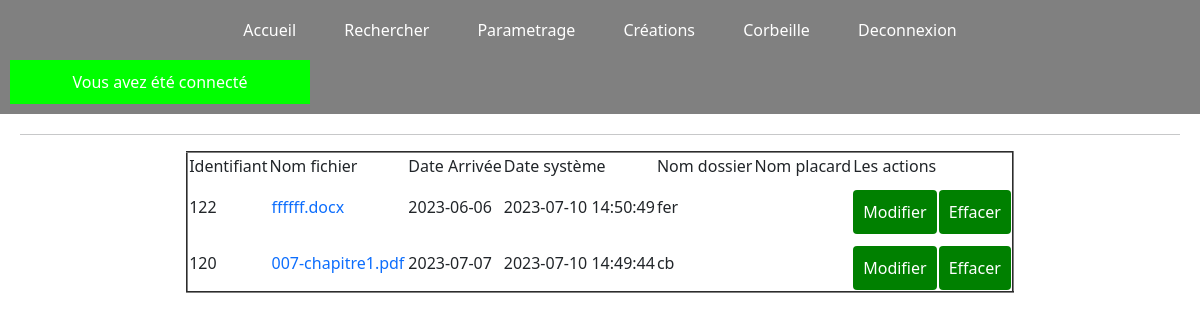
Page /upload.php (signed in) on the committed database.
### tables this page shows
CREATE TABLE `ged_files` (
  `id` int(11) NOT NULL,
  `name` varchar(255) NOT NULL,
  `nameView` varchar(255) NOT NULL,
  `type` varchar(255) NOT NULL,
  `date` timestamp NOT NULL DEFAULT current_timestamp(),
  `url` varchar(255) NOT NULL,
  `path` varchar(255) NOT NULL,
  `category_id` int(11) NOT NULL DEFAULT 0,
  `author` varchar(255) DEFAULT NULL,
  `size` int(11) NOT NULL DEFAULT 0,
  `description` text NOT NULL,
  `keywords` text NOT NULL,
  `version` varchar(255) NOT NULL,
  `metaData` text NOT NULL
);

CREATE TABLE `ged_categories` (
  `id` int(11) NOT NULL,
  `name` varchar(255) NOT NULL,
  `description` text NOT NULL,
  `refer` varchar(250) NOT NULL,
  `author` varchar(250) NOT NULL,
  `role` int(250) NOT NULL,
  `date_arrivee` date DEFAULT NULL,
  `id_files` int(11) NOT NULL,
  `id_tag` int(11) NOT NULL
);

### class/mysql.php (called while the page is built, shortened)
<?php
class mysqlConnector {
    function __construct() {
        $host='localhost';
        $dbName='ged';
        $username = 'root';
        $passwd='';
        try {
            $dsn='mysql:host='.$host.';dbname='.$dbName;
            $this->dataBase = new PDO($dsn, $username, $passwd);
        } catch (PDOException $exc) {
            echo $exc->getMessage();
            echo "<br>IMPOSSIBLE DE SE CONNECTER A LA BDD";
            die();
        }
    }
}

### class/mdl_ged_files.php (called while the page is built, shortened)
<?php
class ged_files{
    public $db;
    function __construct() {
        require_once('mysql.php');
        $db = new mysqlConnector();
        $this->db = $db->dataBase;
    }
    function getFiles(){
        $r = $this->db->prepare("SELECT * FROM ged_files order by category_id");
        $r->execute();
        return $r->fetchAll();
    }
}

### class/mdl_ged_categories.php (called while the page is built, shortened)
<?php
class ged_categories{
    public $db;
    function __construct() {
        require_once('mysql.php');
        $db = new mysqlConnector();
        $this->db = $db->dataBase;
    }
    function getCategory($id){
        $r = $this->db->prepare("SELECT * FROM ged_categories WHERE id=?");
        $r->execute([$id]);
        return $r->fetchAll();
    }
}

### upload.php (the view, shortened to what this page needs)
<?php
require_once('class/mdl_ged_files.php');
require_once('class/mdl_ged_categories.php');
$cat = new ged_categories();
$fileUpl=new ged_files();
$fileList=$fileUpl->getFiles();
include("sectors/header.php");
?>
        <section class="main">
            <hr>
            <center>
            <table border="2">
                <tbody>
                <thead>
                    <tr>
                        <td>Identifiant</td>
                        <td>Nom fichier</td>
                        <td>Date Arrivée</td>
                        <td>Date système</td>
                        <td>Nom dossier</td>
                        <td>Nom placard</td>
                        <td>Les actions</td>
                    </tr>
                    </thead>
                    <?php foreach ($fileList as $value): ?>
                    <?php
                        if($value->category_id==0){
                            $category = "Non classé";
                        }else{
                            $category = $cat->getCategory($value->category_id)['0']->name;
                            $categorie = $cat->getCategory($value->category_id)['0']->date_arrivee;
                        }
                    ?>
                        <tr>
                            <td><?= $value->id ?></td>
                            <td><a href="<?= $value->url ?>" target='blank'><?= $value->nameView ?></a></td>
                            <td><?= $categorie ?></td>
                            <td><?= $value->date ?></td>
                            <td><?= $category ?></td>
                            <td>
                            </td>
                            <td>
                                <form action="update.php" method="post">
                                    <input type="submit" style="background-color: green;" value="Modifier" />
                                </form>
                            </td>
                            <td>
                                <form action="" method="post">
                                    <input type="submit" style="background-color: green;" value="Effacer" />
                                </form>
                            </td>
                        </tr>
                    <?php endforeach; ?>
                </tbody>
            </table>
            </center>
        </section>
        <?php include("sectors/footer.php") ?>

### CSS/main.css (style rules this page uses)
body { background-color: white; color: black; font-family: Arial, sans-serif; }

### sectors/header.php (style rules this page uses)
a { text-decoration: none; margin: 2px; }
input[type="submit"] { display: block; width: 100%; padding: 10px; background-color: green; color: white; text-align: center; border: none; border-radius: 4px; cursor: pointer; margin-top: 10px; }
.main { margin: 20px; }

### rows in the picture
ged_files: id "122", nameView "ffffff.docx", category.date_arrivee "2023-06-06", date "2023-07-10 14:50:49", category.name "fer"
ged_files: id "120", nameView "007-chapitre1.pdf", category.date_arrivee "2023-07-07", date "2023-07-10 14:49:44", category.name "cb"

### other values in the picture
$_SESSION['message']['1'] "Vous avez été connecté"
